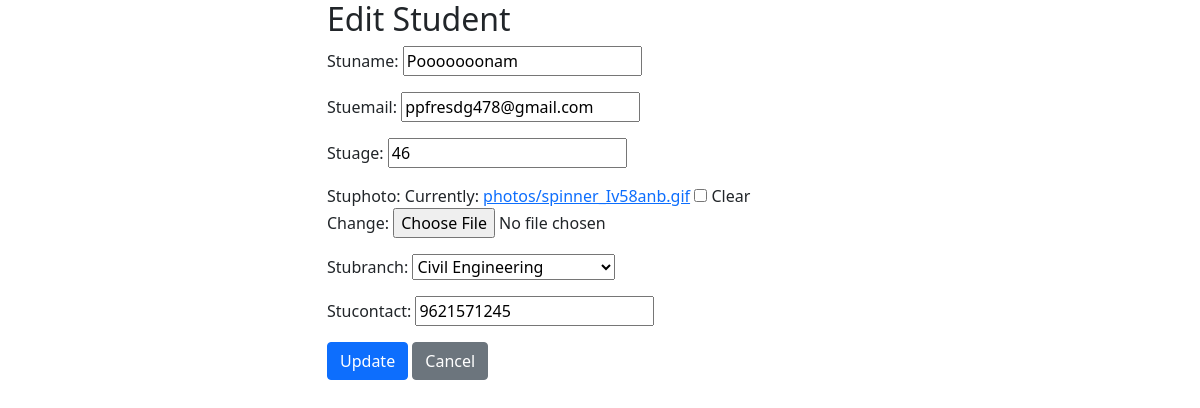
The app's page /stuedit/13/ with its own data.
### enroll/models.py (models this page shows, shortened)
class Student(models.Model):
    stuname = models.CharField(max_length=100,null=True, blank=True)
    stuemail = models.EmailField(max_length=150,null=True, blank=True)
    stuage = models.IntegerField()
    stuphoto = models.ImageField(upload_to='photos/', null=True, blank=True)
    stubranch = models.CharField(max_length=100, choices=STUDENT_BRANCH_CHOICES,null=True, blank=True)
    stucontact = models.CharField(max_length=20,null=True, blank=True)  # Changed to CharField for flexibility

### enroll/views.py (the view)
# urls.py: path('stuedit/<int:id>/', views.stuedit, name='stuedit'),
def stuedit(request, id):
    student = get_object_or_404(Student, id=id)
    if request.method == "POST":
        form = StudentForm(request.POST, request.FILES, instance=student)
        if form.is_valid():
            form.save()
            return redirect('home')
    else:
        form = StudentForm(instance=student)
    return render(request, 'enroll/editpage.html', {'form': form})

### enroll/forms.py
class StudentForm(forms.ModelForm):
    class Meta:
        model = Student
        fields = '__all__'  # or specify the fields you want to include in the form

### enroll/templates/enroll/editpage.html (shortened to what this page needs)
<!DOCTYPE html>
<html lang="en">
<head>
    <link href="https://cdn.jsdelivr.net/npm/bootstrap@5.0.2/dist/css/bootstrap.min.css" rel="stylesheet"
>
</head>
<body>
    <div class="container">
        <div class="row">
            <div class="col-md-6 offset-md-3">
                <h2>Edit Student</h2>
                <form method="POST" enctype="multipart/form-data">
                    {{ form.as_p }}
                    <button type="submit" class="btn btn-primary">Update</button>
                    <a href="{% url 'home' %}" class="btn btn-secondary">Cancel</a>
                </form>
            </div>
        </div>
    </div>
</body>
</html>

### records on screen
Student: stuname "Pooooooonam", stuemail "ppfresdg478@gmail.com", stuage "46", stubranch "Civil Engineering", stucontact "9621571245"
